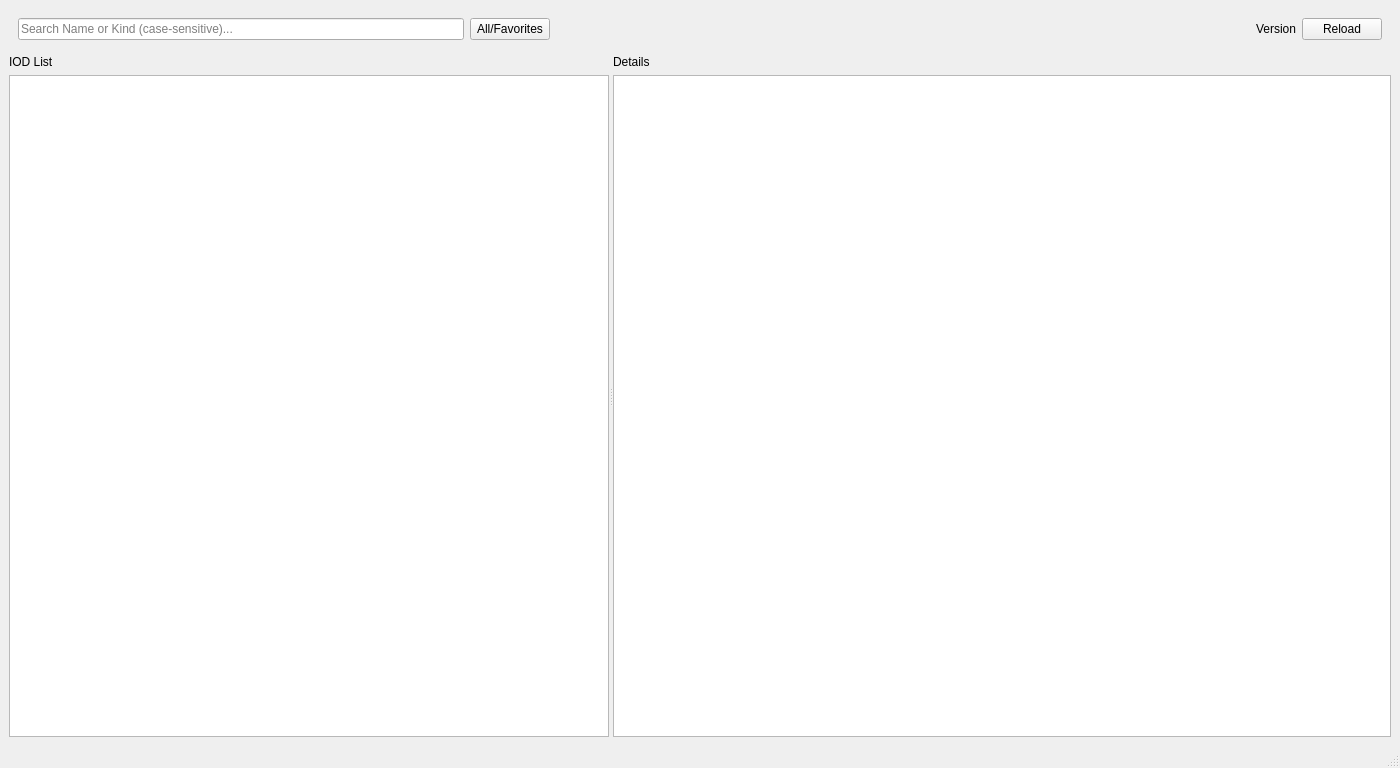
<?xml version="1.0" encoding="UTF-8"?>
<ui version="4.0">
 <class>MainWindow</class>
 <widget class="QMainWindow" name="MainWindow">
  <property name="geometry">
   <rect>
    <x>0</x>
    <y>0</y>
    <width>1400</width>
    <height>768</height>
   </rect>
  </property>
  <property name="sizePolicy">
   <sizepolicy hsizetype="Expanding" vsizetype="Fixed">
    <horstretch>0</horstretch>
    <verstretch>0</verstretch>
   </sizepolicy>
  </property>
  <property name="maximumSize">
   <size>
    <width>16777215</width>
    <height>16777215</height>
   </size>
  </property>
  <property name="windowTitle">
   <string>DCMspec Explorer</string>
  </property>
  <widget class="QWidget" name="centralwidget">
   <layout class="QVBoxLayout" name="verticalLayout_3">
    <item>
     <widget class="QWidget" name="controlArea" native="true">
      <property name="enabled">
       <bool>true</bool>
      </property>
      <property name="sizePolicy">
       <sizepolicy hsizetype="Expanding" vsizetype="Fixed">
        <horstretch>0</horstretch>
        <verstretch>0</verstretch>
       </sizepolicy>
      </property>
      <layout class="QHBoxLayout" name="horizontalLayout" stretch="0,0,0,0,0">
       <item>
        <widget class="QLineEdit" name="searchLineEdit">
         <property name="enabled">
          <bool>true</bool>
         </property>
         <property name="sizePolicy">
          <sizepolicy hsizetype="Expanding" vsizetype="Fixed">
           <horstretch>0</horstretch>
           <verstretch>0</verstretch>
          </sizepolicy>
         </property>
         <property name="placeholderText">
          <string>Search Name or Kind (case-sensitive)...</string>
         </property>
         <property name="clearButtonEnabled">
          <bool>true</bool>
         </property>
        </widget>
       </item>
       <item>
        <widget class="QPushButton" name="toggleFavoritesPushButton">
         <property name="sizePolicy">
          <sizepolicy hsizetype="Minimum" vsizetype="Fixed">
           <horstretch>0</horstretch>
           <verstretch>0</verstretch>
          </sizepolicy>
         </property>
         <property name="text">
          <string>All/Favorites</string>
         </property>
        </widget>
       </item>
       <item>
        <spacer name="horizontalSpacer">
         <property name="orientation">
          <enum>Qt::Orientation::Horizontal</enum>
         </property>
         <property name="sizeHint" stdset="0">
          <size>
           <width>700</width>
           <height>20</height>
          </size>
         </property>
        </spacer>
       </item>
       <item>
        <widget class="QLabel" name="versionLabel">
         <property name="text">
          <string>Version</string>
         </property>
        </widget>
       </item>
       <item>
        <widget class="QPushButton" name="reloadPushButton">
         <property name="text">
          <string>Reload</string>
         </property>
        </widget>
       </item>
      </layout>
     </widget>
    </item>
    <item>
     <widget class="QSplitter" name="splitter">
      <property name="sizePolicy">
       <sizepolicy hsizetype="Expanding" vsizetype="Preferred">
        <horstretch>0</horstretch>
        <verstretch>0</verstretch>
       </sizepolicy>
      </property>
      <property name="orientation">
       <enum>Qt::Orientation::Horizontal</enum>
      </property>
      <widget class="QWidget" name="iodlistarea" native="true">
       <property name="sizePolicy">
        <sizepolicy hsizetype="Preferred" vsizetype="Preferred">
         <horstretch>0</horstretch>
         <verstretch>0</verstretch>
        </sizepolicy>
       </property>
       <property name="minimumSize">
        <size>
         <width>600</width>
         <height>0</height>
        </size>
       </property>
       <layout class="QVBoxLayout" name="verticalLayout">
        <item>
         <widget class="QLabel" name="iodLabel">
          <property name="text">
           <string>IOD List</string>
          </property>
         </widget>
        </item>
        <item>
         <widget class="QTreeView" name="iodTreeView">
          <property name="editTriggers">
           <set>QAbstractItemView::EditTrigger::NoEditTriggers</set>
          </property>
          <property name="sortingEnabled">
           <bool>false</bool>
          </property>
          <attribute name="headerShowSortIndicator" stdset="0">
           <bool>true</bool>
          </attribute>
         </widget>
        </item>
       </layout>
      </widget>
      <widget class="QWidget" name="detailsArea" native="true">
       <property name="sizePolicy">
        <sizepolicy hsizetype="Preferred" vsizetype="Preferred">
         <horstretch>1</horstretch>
         <verstretch>0</verstretch>
        </sizepolicy>
       </property>
       <layout class="QVBoxLayout" name="verticalLayout_2">
        <item>
         <widget class="QLabel" name="detailsLabel">
          <property name="text">
           <string>Details</string>
          </property>
         </widget>
        </item>
        <item>
         <widget class="QTextBrowser" name="detailsTextBrowser">
          <property name="openExternalLinks">
           <bool>false</bool>
          </property>
          <property name="openLinks">
           <bool>false</bool>
          </property>
         </widget>
        </item>
       </layout>
      </widget>
     </widget>
    </item>
   </layout>
  </widget>
  <widget class="QMenuBar" name="menubar">
   <property name="geometry">
    <rect>
     <x>0</x>
     <y>0</y>
     <width>1400</width>
     <height>43</height>
    </rect>
   </property>
  </widget>
  <widget class="QStatusBar" name="statusbar"/>
 </widget>
 <resources/>
 <connections/>
</ui>
